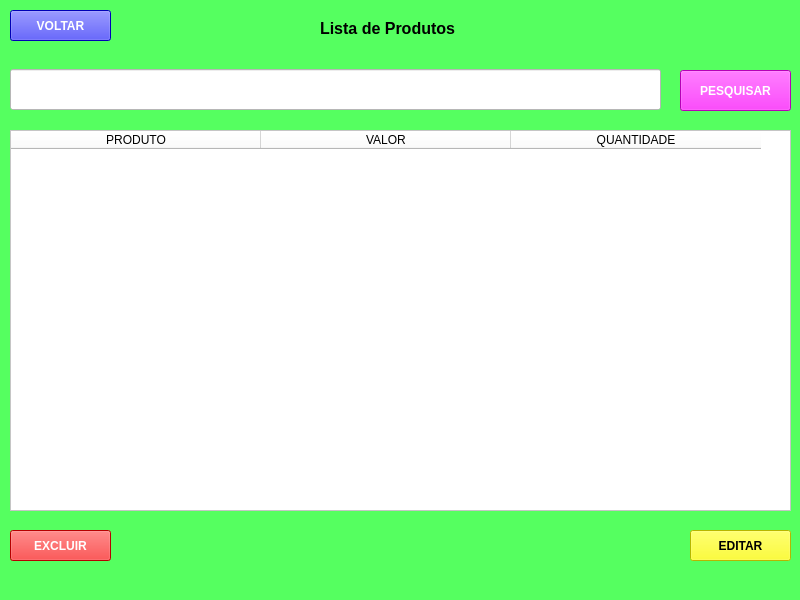
<?xml version="1.0" encoding="UTF-8"?>
<ui version="4.0">
 <class>MainWindow</class>
 <widget class="QMainWindow" name="MainWindow">
  <property name="geometry">
   <rect>
    <x>0</x>
    <y>0</y>
    <width>800</width>
    <height>600</height>
   </rect>
  </property>
  <property name="windowTitle">
   <string>MainWindow</string>
  </property>
  <property name="styleSheet">
   <string notr="true">background-color: rgb(85, 255, 96);</string>
  </property>
  <widget class="QWidget" name="centralwidget">
   <widget class="QLabel" name="label_7">
    <property name="geometry">
     <rect>
      <x>320</x>
      <y>20</y>
      <width>151</width>
      <height>16</height>
     </rect>
    </property>
    <property name="font">
     <font>
      <pointsize>12</pointsize>
      <weight>75</weight>
      <bold>true</bold>
     </font>
    </property>
    <property name="text">
     <string>Lista de Produtos</string>
    </property>
   </widget>
   <widget class="QTableWidget" name="tableWidget">
    <property name="geometry">
     <rect>
      <x>10</x>
      <y>130</y>
      <width>781</width>
      <height>381</height>
     </rect>
    </property>
    <property name="minimumSize">
     <size>
      <width>761</width>
      <height>0</height>
     </size>
    </property>
    <property name="font">
     <font>
      <pointsize>12</pointsize>
     </font>
    </property>
    <property name="styleSheet">
     <string notr="true">background-color: rgb(255, 255, 255);</string>
    </property>
    <attribute name="horizontalHeaderMinimumSectionSize">
     <number>39</number>
    </attribute>
    <attribute name="horizontalHeaderDefaultSectionSize">
     <number>250</number>
    </attribute>
    <attribute name="verticalHeaderMinimumSectionSize">
     <number>26</number>
    </attribute>
    <attribute name="verticalHeaderDefaultSectionSize">
     <number>30</number>
    </attribute>
    <column>
     <property name="text">
      <string>PRODUTO</string>
     </property>
    </column>
    <column>
     <property name="text">
      <string>VALOR</string>
     </property>
    </column>
    <column>
     <property name="text">
      <string>QUANTIDADE</string>
     </property>
    </column>
   </widget>
   <widget class="QPushButton" name="pushButton_2">
    <property name="geometry">
     <rect>
      <x>690</x>
      <y>530</y>
      <width>101</width>
      <height>31</height>
     </rect>
    </property>
    <property name="font">
     <font>
      <weight>75</weight>
      <bold>true</bold>
     </font>
    </property>
    <property name="styleSheet">
     <string notr="true">background-color: rgb(255, 255, 0);</string>
    </property>
    <property name="text">
     <string>EDITAR</string>
    </property>
   </widget>
   <widget class="QPushButton" name="pushButton_3">
    <property name="geometry">
     <rect>
      <x>10</x>
      <y>530</y>
      <width>101</width>
      <height>31</height>
     </rect>
    </property>
    <property name="font">
     <font>
      <weight>75</weight>
      <bold>true</bold>
     </font>
    </property>
    <property name="styleSheet">
     <string notr="true">background-color: rgb(255, 0, 0);
color: rgb(255, 255, 255);</string>
    </property>
    <property name="text">
     <string>EXCLUIR</string>
    </property>
   </widget>
   <widget class="QPushButton" name="pushButton_4">
    <property name="geometry">
     <rect>
      <x>10</x>
      <y>10</y>
      <width>101</width>
      <height>31</height>
     </rect>
    </property>
    <property name="font">
     <font>
      <weight>75</weight>
      <bold>true</bold>
     </font>
    </property>
    <property name="styleSheet">
     <string notr="true">background-color: rgb(0, 0, 255);
color: rgb(255, 255, 255);</string>
    </property>
    <property name="text">
     <string>VOLTAR</string>
    </property>
   </widget>
   <widget class="QLineEdit" name="lineEdit">
    <property name="geometry">
     <rect>
      <x>10</x>
      <y>69</y>
      <width>651</width>
      <height>41</height>
     </rect>
    </property>
    <property name="styleSheet">
     <string notr="true">background-color: rgb(255, 255, 255);</string>
    </property>
   </widget>
   <widget class="QPushButton" name="pushButton_5">
    <property name="geometry">
     <rect>
      <x>680</x>
      <y>70</y>
      <width>111</width>
      <height>41</height>
     </rect>
    </property>
    <property name="font">
     <font>
      <weight>75</weight>
      <bold>true</bold>
     </font>
    </property>
    <property name="styleSheet">
     <string notr="true">background-color: rgb(255, 0, 255);
color: rgb(255, 255, 255);</string>
    </property>
    <property name="text">
     <string>PESQUISAR</string>
    </property>
   </widget>
  </widget>
  <widget class="QMenuBar" name="menubar">
   <property name="geometry">
    <rect>
     <x>0</x>
     <y>0</y>
     <width>800</width>
     <height>21</height>
    </rect>
   </property>
  </widget>
  <widget class="QStatusBar" name="statusbar"/>
 </widget>
 <resources/>
 <connections/>
</ui>
